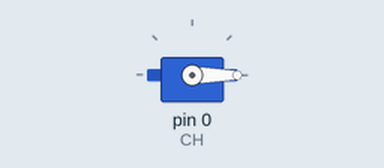
Recording of a sketch running on a simulated Arduino Uno, built with avr-gcc and run on an emulated ATmega328P. Parts: servo.

Above: at 0.1 s.
Timing chart, 0 to 130.0 s (numbered marks = the images above):
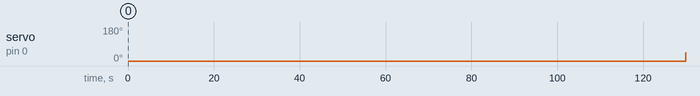

The sketch:

Servo_Motor.ino
```cpp
// Welcome to Aviyan's Thoughts

#include <Servo.h>

#define CH 0 // connect signal PIN to PWM-0 of Aries Board
Servo myservo;  // create servo object to control a servo

int angle; // shaft angle

// the setup function runs once when you press reset or power the board
void setup() {
  // attaches the servo on PWM Channel - 0
  myservo.attach(CH);
}

// the loop function runs over and over again forever
void loop() {
  // Rotate motor from 0 to 180 and then back to 0
  for(angle=0 ; angle<=180; angle++){
    myservo.write(angle);             // sets the servo position according to the scaled value
  }

  for(angle=180 ; angle>=0; angle--){
    myservo.write(angle);             // sets the servo position according to the scaled value
  }
}
```

Measured:
- by itself, servo on pin 0 (CH): 0° → 43° at 130 s
